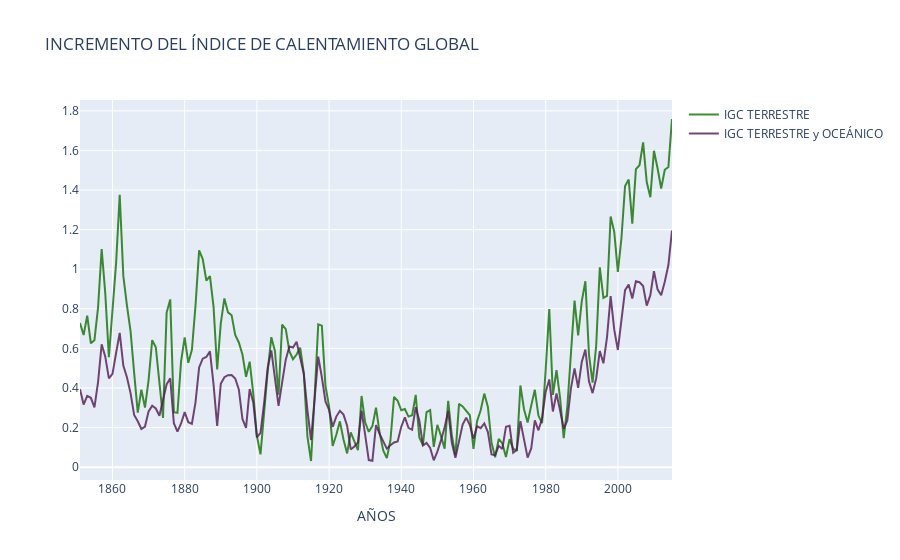

Notebook source saved alongside this figure:
### Markdown cell above
### Otra forma de verlo más interactiva

### Code cell
import plotly.graph_objs as go

# Creamos trace1
trace1 = go.Scatter(
                    x = df_Global1.index,
                    y = df_Global1.IGC_terr,
                    mode = "lines",
                    name = "IGC TERRESTRE",
                    marker = dict(color = 'rgba(16, 112, 2, 0.8)'),
                    text= df_Global1.IGC_terr)
# Creamos trace2
trace2 = go.Scatter(
                    x = df_Global1.index,
                    y = df_Global1.IGC_ocean,
                    mode = "lines",
                    name = "IGC TERRESTRE y OCEÁNICO",
                    marker = dict(color = 'rgba(80, 26, 80, 0.8)'),
                    text= df_Global1.IGC_terr)

data = [trace1, trace2]
layout = dict(title = 'INCREMENTO DEL ÍNDICE DE CALENTAMIENTO GLOBAL',
              xaxis= dict(title= 'AÑOS',ticklen= 5)
             )

fig = go.Figure(dict(data = data, layout = layout))

iplot(fig)

### Figure 1 — Plotly figure (JSON) as saved in the notebook; plotly's stock layout.template omitted (floating-point values rounded to 4 significant figures; data arrays with more than 128 entries replaced by an {"elided": "..."} marker saying what was removed)
{"data": [{"marker": {"color": "rgba(16, 112, 2, 0.8)"}, "mode": "lines", "name": "IGC TERRESTRE", "text": {"elided": "165 float values"}, "type": "scatter", "x": {"elided": "165 int values"}, "y": {"elided": "165 float values"}}, {"marker": {"color": "rgba(80, 26, 80, 0.8)"}, "mode": "lines", "name": "IGC TERRESTRE y OCEÁNICO", "text": {"elided": "165 float values"}, "type": "scatter", "x": {"elided": "165 int values"}, "y": {"elided": "165 float values"}}], "layout": {"title": {"text": "INCREMENTO DEL ÍNDICE DE CALENTAMIENTO GLOBAL"}, "xaxis": {"ticklen": 5, "title": {"text": "AÑOS"}}}}
